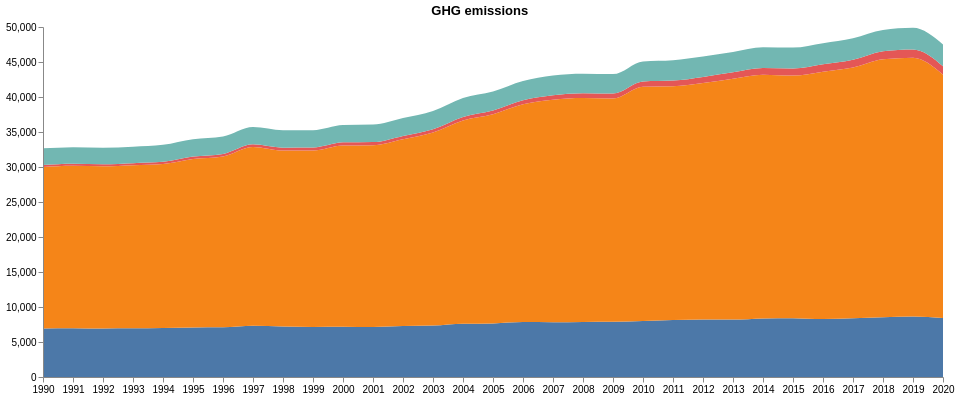

Here is the Vega-Lite specification saved for this chart:
### Vega specification from a JSON file in a GitHub repository (floating-point values rounded to 4 significant figures)
{"$schema": "https://vega.github.io/schema/vega/v5.json", "description": "A basic stacked area chart example.", "width": 900, "height": 350, "padding": 5, "title": "GHG emissions", "data": [{"name": "table", "values": [{"x": 1990, "y": 6937.0, "c": "CH4"}, {"x": 1991, "y": 6973.0, "c": "CH4"}, {"x": 1992, "y": 6933.0, "c": "CH4"}, {"x": 1993, "y": 6959.0, "c": "CH4"}, {"x": 1994, "y": 6996.0, "c": "CH4"}, {"x": 1995, "y": 7081.0, "c": "CH4"}, {"x": 1996, "y": 7097.0, "c": "CH4"}, {"x": 1997, "y": 7328.0, "c": "CH4"}, {"x": 1998, "y": 7204.0, "c": "CH4"}, {"x": 1999, "y": 7150.0, "c": "CH4"}, {"x": 2000, "y": 7174.0, "c": "CH4"}, {"x": 2001, "y": 7130.0, "c": "CH4"}, {"x": 2002, "y": 7271.0, "c": "CH4"}, {"x": 2003, "y": 7344.0, "c": "CH4"}, {"x": 2004, "y": 7598.0, "c": "CH4"}, {"x": 2005, "y": 7655.0, "c": "CH4"}, {"x": 2006, "y": 7841.0, "c": "CH4"}, {"x": 2007, "y": 7817.0, "c": "CH4"}, {"x": 2008, "y": 7860.0, "c": "CH4"}, {"x": 2009, "y": 7884.0, "c": "CH4"}, {"x": 2010, "y": 7987.0, "c": "CH4"}, {"x": 2011, "y": 8142.0, "c": "CH4"}, {"x": 2012, "y": 8226.0, "c": "CH4"}, {"x": 2013, "y": 8203.0, "c": "CH4"}, {"x": 2014, "y": 8358.0, "c": "CH4"}, {"x": 2015, "y": 8407.0, "c": "CH4"}, {"x": 2016, "y": 8291.0, "c": "CH4"}, {"x": 2017, "y": 8378.0, "c": "CH4"}, {"x": 2018, "y": 8528.0, "c": "CH4"}, {"x": 2019, "y": 8655.0, "c": "CH4"}, {"x": 2020, "y": 8429.0, "c": "CH4"}, {"x": 1990, "y": 23050.0, "c": "CO2"}, {"x": 1991, "y": 23210.0, "c": "CO2"}, {"x": 1992, "y": 23160.0, "c": "CO2"}, {"x": 1993, "y": 23300.0, "c": "CO2"}, {"x": 1994, "y": 23450.0, "c": "CO2"}, {"x": 1995, "y": 24080.0, "c": "CO2"}, {"x": 1996, "y": 24420.0, "c": "CO2"}, {"x": 1997, "y": 25530.0, "c": "CO2"}, {"x": 1998, "y": 25140.0, "c": "CO2"}, {"x": 1999, "y": 25200.0, "c": "CO2"}, {"x": 2000, "y": 25900.0, "c": "CO2"}, {"x": 2001, "y": 25990.0, "c": "CO2"}, {"x": 2002, "y": 26710.0, "c": "CO2"}, {"x": 2003, "y": 27580.0, "c": "CO2"}, {"x": 2004, "y": 29050.0, "c": "CO2"}, {"x": 2005, "y": 29880.0, "c": "CO2"}, {"x": 2006, "y": 31110.0, "c": "CO2"}, {"x": 2007, "y": 31800.0, "c": "CO2"}, {"x": 2008, "y": 32000.0, "c": "CO2"}, {"x": 2009, "y": 31910.0, "c": "CO2"}, {"x": 2010, "y": 33480.0, "c": "CO2"}, {"x": 2011, "y": 33390.0, "c": "CO2"}, {"x": 2012, "y": 33780.0, "c": "CO2"}, {"x": 2013, "y": 34420.0, "c": "CO2"}, {"x": 2014, "y": 34820.0, "c": "CO2"}, {"x": 2015, "y": 34660.0, "c": "CO2"}, {"x": 2016, "y": 35330.0, "c": "CO2"}, {"x": 2017, "y": 35840.0, "c": "CO2"}, {"x": 2018, "y": 36860.0, "c": "CO2"}, {"x": 2019, "y": 36950.0, "c": "CO2"}, {"x": 2020, "y": 34740.0, "c": "CO2"}, {"x": 1990, "y": 302.2, "c": "F-Gas"}, {"x": 1991, "y": 297.5, "c": "F-Gas"}, {"x": 1992, "y": 294.6, "c": "F-Gas"}, {"x": 1993, "y": 290.6, "c": "F-Gas"}, {"x": 1994, "y": 297.9, "c": "F-Gas"}, {"x": 1995, "y": 329.4, "c": "F-Gas"}, {"x": 1996, "y": 359.1, "c": "F-Gas"}, {"x": 1997, "y": 391.6, "c": "F-Gas"}, {"x": 1998, "y": 424.9, "c": "F-Gas"}, {"x": 1999, "y": 426.8, "c": "F-Gas"}, {"x": 2000, "y": 443.7, "c": "F-Gas"}, {"x": 2001, "y": 441.6, "c": "F-Gas"}, {"x": 2002, "y": 467.4, "c": "F-Gas"}, {"x": 2003, "y": 477.7, "c": "F-Gas"}, {"x": 2004, "y": 511.8, "c": "F-Gas"}, {"x": 2005, "y": 541.9, "c": "F-Gas"}, {"x": 2006, "y": 587.2, "c": "F-Gas"}, {"x": 2007, "y": 641.5, "c": "F-Gas"}, {"x": 2008, "y": 684.6, "c": "F-Gas"}, {"x": 2009, "y": 705.6, "c": "F-Gas"}, {"x": 2010, "y": 762.3, "c": "F-Gas"}, {"x": 2011, "y": 812.3, "c": "F-Gas"}, {"x": 2012, "y": 861.1, "c": "F-Gas"}, {"x": 2013, "y": 908.9, "c": "F-Gas"}, {"x": 2014, "y": 962.6, "c": "F-Gas"}, {"x": 2015, "y": 1001.0, "c": "F-Gas"}, {"x": 2016, "y": 1054.0, "c": "F-Gas"}, {"x": 2017, "y": 1095.0, "c": "F-Gas"}, {"x": 2018, "y": 1136.0, "c": "F-Gas"}, {"x": 2019, "y": 1177.0, "c": "F-Gas"}, {"x": 2020, "y": 1219.0, "c": "F-Gas"}, {"x": 1990, "y": 2368.0, "c": "N2O"}, {"x": 1991, "y": 2355.0, "c": "N2O"}, {"x": 1992, "y": 2349.0, "c": "N2O"}, {"x": 1993, "y": 2333.0, "c": "N2O"}, {"x": 1994, "y": 2422.0, "c": "N2O"}, {"x": 1995, "y": 2476.0, "c": "N2O"}, {"x": 1996, "y": 2479.0, "c": "N2O"}, {"x": 1997, "y": 2466.0, "c": "N2O"}, {"x": 1998, "y": 2497.0, "c": "N2O"}, {"x": 1999, "y": 2484.0, "c": "N2O"}, {"x": 2000, "y": 2476.0, "c": "N2O"}, {"x": 2001, "y": 2507.0, "c": "N2O"}, {"x": 2002, "y": 2568.0, "c": "N2O"}, {"x": 2003, "y": 2608.0, "c": "N2O"}, {"x": 2004, "y": 2690.0, "c": "N2O"}, {"x": 2005, "y": 2702.0, "c": "N2O"}, {"x": 2006, "y": 2735.0, "c": "N2O"}, {"x": 2007, "y": 2804.0, "c": "N2O"}, {"x": 2008, "y": 2770.0, "c": "N2O"}, {"x": 2009, "y": 2770.0, "c": "N2O"}, {"x": 2010, "y": 2854.0, "c": "N2O"}, {"x": 2011, "y": 2916.0, "c": "N2O"}, {"x": 2012, "y": 2936, "c": "N2O"}, {"x": 2013, "y": 2913.0, "c": "N2O"}, {"x": 2014, "y": 2961.0, "c": "N2O"}, {"x": 2015, "y": 2995.0, "c": "N2O"}, {"x": 2016, "y": 3020.0, "c": "N2O"}, {"x": 2017, "y": 3082.0, "c": "N2O"}, {"x": 2018, "y": 3066.0, "c": "N2O"}, {"x": 2019, "y": 3099.0, "c": "N2O"}, {"x": 2020, "y": 3127.0, "c": "N2O"}], "transform": [{"type": "stack", "groupby": ["x"], "sort": {"field": "c"}, "field": "y"}]}], "scales": [{"name": "x", "type": "point", "range": "width", "domain": {"data": "table", "field": "x"}}, {"name": "y", "type": "linear", "range": "height", "nice": true, "zero": true, "domain": {"data": "table", "field": "y1"}}, {"name": "color", "type": "ordinal", "range": "category", "domain": {"data": "table", "field": "c"}}], "axes": [{"orient": "bottom", "scale": "x", "zindex": 1}, {"orient": "left", "scale": "y", "zindex": 1}], "marks": [{"type": "group", "from": {"facet": {"name": "series", "data": "table", "groupby": "c"}}, "marks": [{"type": "area", "from": {"data": "series"}, "encode": {"enter": {"interpolate": {"value": "monotone"}, "x": {"scale": "x", "field": "x"}, "y": {"scale": "y", "field": "y0"}, "y2": {"scale": "y", "field": "y1"}, "fill": {"scale": "color", "field": "c"}}, "update": {"fillOpacity": {"value": 1}}, "hover": {"fillOpacity": {"value": 0.5}}}}]}]}
